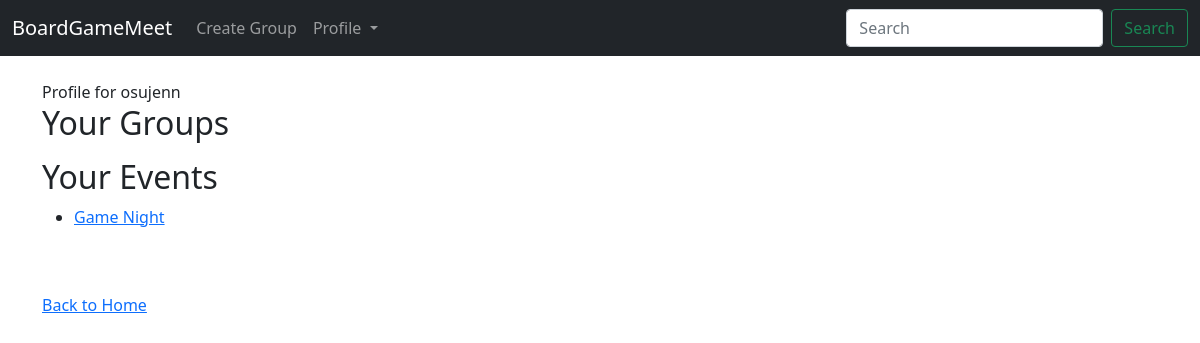
Page /profile/ (signed in) on the earlier database version.
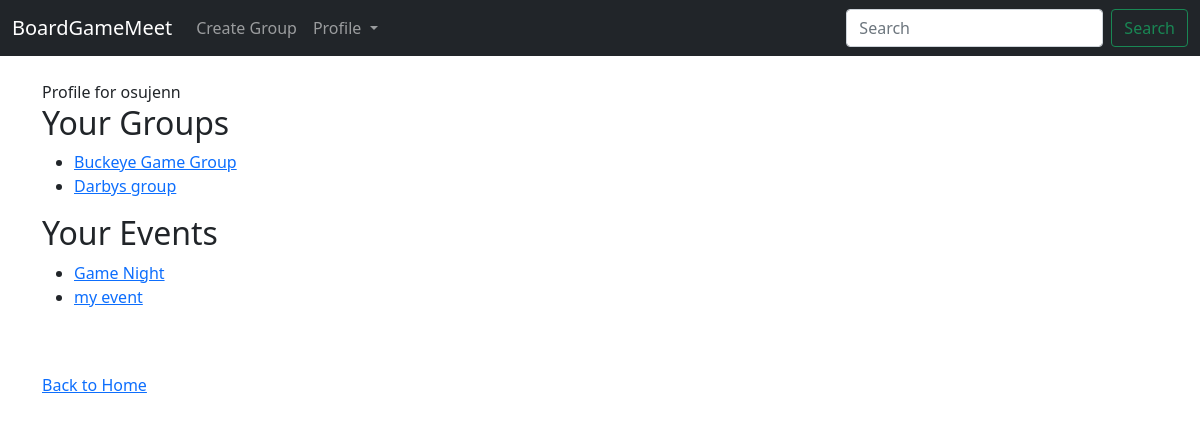
Same page on the later database version.
### boardgame/models.py (models this page shows, shortened)
class EventAttendance(models.Model):
    user = models.ForeignKey(User, on_delete=models.CASCADE)
    event = models.ForeignKey(Event, on_delete=models.CASCADE)
    date_joined = models.DateTimeField(auto_now_add=True)
    class Meta:
        verbose_name_plural = 'EventAttendance'
        unique_together = ('user', 'event')

class Event(models.Model):
    group = models.ForeignKey(Group, on_delete=models.CASCADE)
    title = models.CharField(max_length=100)
    description = models.TextField()
    date_time = models.DateTimeField()
    location = models.ForeignKey('EventLocation', on_delete=models.CASCADE)
    attendees = models.ManyToManyField(User, through='EventAttendance')
    nominations = models.ManyToManyField(Game, through='GameNomination')

class GroupMembers(models.Model):
    user = models.ForeignKey(User, on_delete=models.CASCADE)
    group = models.ForeignKey(Group, on_delete=models.CASCADE)
    is_admin = models.BooleanField(default=False)
    date_joined = models.DateTimeField(auto_now_add=True)
    class Meta:
        verbose_name_plural = 'GroupMembers'
        unique_together = ('user', 'group')

class Group(models.Model):
    name = models.CharField(max_length=100)
    description = models.TextField()
    location = models.CharField(max_length=255)
    members = models.ManyToManyField(User, through='GroupMembers')
    slug = models.SlugField(unique=True)

### boardgame/views.py (the view)
# urls.py: path('profile/', views.user_profile, name='user_profile'),
def user_profile(request):
    user = request.user
    user_groups = GroupMembers.objects.filter(user=user).select_related('group')
    user_events = EventAttendance.objects.filter(user=user).select_related('event')
    context = {
        'user_groups': user_groups,
        'user_events': user_events,
    }
    return render(request, 'boardgame/user_profile.html', context)

### boardgame/templates/boardgame/user_profile.html (shortened to what this page needs)
{% extends 'boardgame/base.html' %}
{% block content %}
Profile for {{user.username}}
<h2>Your Groups</h2>
<ul>
    {% for group_member in user_groups %}
    <li><a href="{% url 'group_profile' group_member.group.slug %}">{{ group_member.group.name }}</a></li>
    {% endfor %}
</ul>
<h2>Your Events</h2>
<ul>
    {% for event_attendance in user_events %}
    <li><a href="{% url 'event_details' event_attendance.event.id %}">{{ event_attendance.event.title }}</a></li>
    {% endfor %}
</ul>
<br /><br />
<div>
    <a href="{% url 'home' %}">Back to Home</a>
</div>
{% endblock %}

Differences in the rows shown:
added GroupMembers: group.name "Buckeye Game Group"
added GroupMembers: group.name "Darbys group"
added EventAttendance: event "my event"
